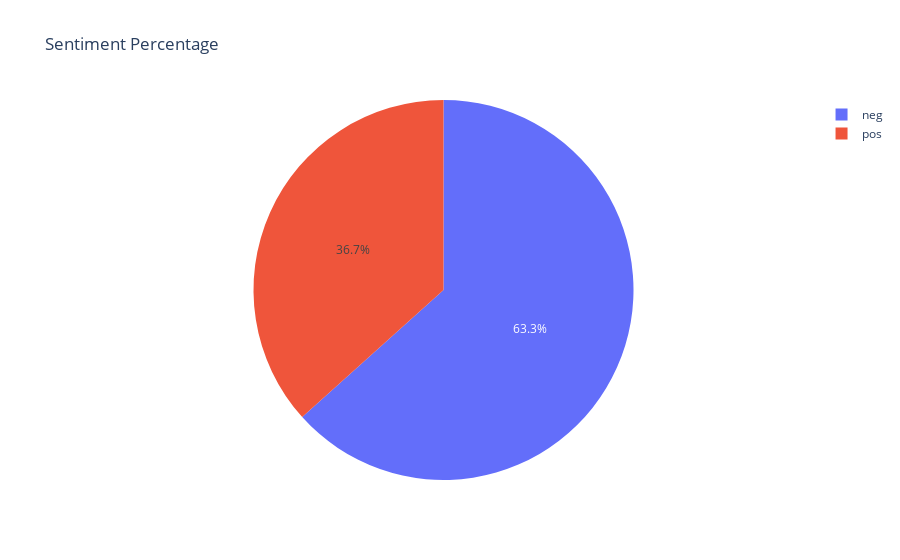

Write notebook code for a chart like this one.
### Code cell
import pandas as pd
import plotly.express as px

# Count the number of occurrences of each sentiment
sentiment_counts = df['sentiment'].value_counts()

print(sentiment_counts)
# Calculate the percentage of each sentiment
sentiment_percentages = sentiment_counts / len(df) * 100
print(sentiment_percentages)
# Create the pie chart
fig = px.pie(sentiment_percentages, values=sentiment_percentages.values, 
             names=sentiment_percentages.index, title='Sentiment Percentage')

# Show the chart
fig.show()

### Figure 1 — Plotly figure (JSON) as saved in the notebook; plotly's stock layout.template omitted (floating-point values rounded to 4 significant figures)
{"data": [{"domain": {"x": [0, 1], "y": [0, 1]}, "hovertemplate": "index=%{label}<br>value=%{value}<extra></extra>", "labels": ["neg", "pos"], "legendgroup": "", "name": "", "showlegend": true, "type": "pie", "values": [63.35, 36.65]}], "layout": {"legend": {"tracegroupgap": 0}, "title": {"text": "Sentiment Percentage"}}}
